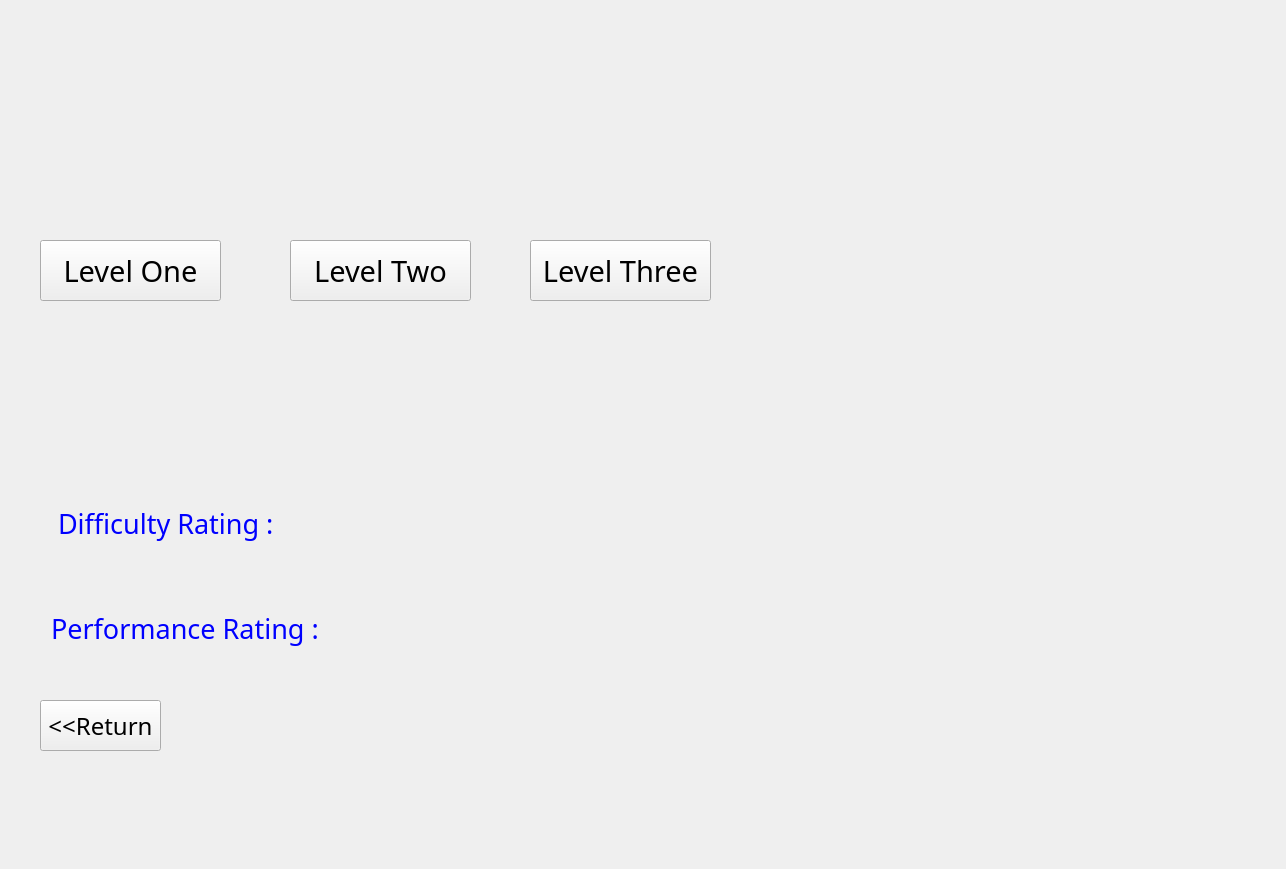
<?xml version="1.0" encoding="UTF-8"?>
<ui version="4.0">
 <class>LevelChooseClass</class>
 <widget class="QWidget" name="LevelChooseClass">
  <property name="geometry">
   <rect>
    <x>0</x>
    <y>0</y>
    <width>1286</width>
    <height>869</height>
   </rect>
  </property>
  <property name="windowTitle">
   <string>LevelChoose</string>
  </property>
  <widget class="QPushButton" name="Level_1">
   <property name="geometry">
    <rect>
     <x>40</x>
     <y>240</y>
     <width>181</width>
     <height>61</height>
    </rect>
   </property>
   <property name="font">
    <font>
     <family>MV Boli</family>
     <pointsize>22</pointsize>
    </font>
   </property>
   <property name="text">
    <string>Level One</string>
   </property>
  </widget>
  <widget class="QPushButton" name="Level_2">
   <property name="geometry">
    <rect>
     <x>290</x>
     <y>240</y>
     <width>181</width>
     <height>61</height>
    </rect>
   </property>
   <property name="font">
    <font>
     <family>MV Boli</family>
     <pointsize>22</pointsize>
    </font>
   </property>
   <property name="text">
    <string>Level Two</string>
   </property>
  </widget>
  <widget class="QPushButton" name="Level_3">
   <property name="geometry">
    <rect>
     <x>530</x>
     <y>240</y>
     <width>181</width>
     <height>61</height>
    </rect>
   </property>
   <property name="font">
    <font>
     <family>MV Boli</family>
     <pointsize>22</pointsize>
    </font>
   </property>
   <property name="text">
    <string>Level Three</string>
   </property>
  </widget>
  <widget class="QPushButton" name="Return_bt">
   <property name="geometry">
    <rect>
     <x>40</x>
     <y>700</y>
     <width>121</width>
     <height>51</height>
    </rect>
   </property>
   <property name="font">
    <font>
     <family>MV Boli</family>
     <pointsize>18</pointsize>
    </font>
   </property>
   <property name="text">
    <string>&lt;&lt;Return</string>
   </property>
  </widget>
  <widget class="QStackedWidget" name="info_table">
   <property name="geometry">
    <rect>
     <x>40</x>
     <y>460</y>
     <width>661</width>
     <height>231</height>
    </rect>
   </property>
   <property name="currentIndex">
    <number>0</number>
   </property>
   <widget class="QWidget" name="page">
    <widget class="QWidget" name="verticalLayoutWidget">
     <property name="geometry">
      <rect>
       <x>0</x>
       <y>0</y>
       <width>661</width>
       <height>231</height>
      </rect>
     </property>
     <layout class="QVBoxLayout" name="verticalLayout" stretch="1,1">
      <property name="spacing">
       <number>0</number>
      </property>
      <item>
       <layout class="QHBoxLayout" name="horizontalLayout" stretch="6,3,3,3">
        <item>
         <widget class="QLabel" name="label">
          <property name="font">
           <font>
            <family>MV Boli</family>
            <pointsize>20</pointsize>
           </font>
          </property>
          <property name="styleSheet">
           <string notr="true">color:#0000ff</string>
          </property>
          <property name="text">
           <string> Difficulty Rating :</string>
          </property>
         </widget>
        </item>
        <item>
         <widget class="QStackedWidget" name="dr_1">
          <property name="currentIndex">
           <number>1</number>
          </property>
          <widget class="QWidget" name="page_7">
           <widget class="QLabel" name="label_3">
            <property name="geometry">
             <rect>
              <x>40</x>
              <y>40</y>
              <width>54</width>
              <height>51</height>
             </rect>
            </property>
            <property name="text">
             <string/>
            </property>
            <property name="pixmap">
             <pixmap resource="PlaneFight.qrc">:/PlaneFight/img/star1.svg</pixmap>
            </property>
           </widget>
          </widget>
          <widget class="QWidget" name="page_8">
           <widget class="QLabel" name="label_9">
            <property name="geometry">
             <rect>
              <x>30</x>
              <y>29</y>
              <width>54</width>
              <height>61</height>
             </rect>
            </property>
            <property name="text">
             <string/>
            </property>
            <property name="pixmap">
             <pixmap resource="PlaneFight.qrc">:/PlaneFight/img/star2.svg</pixmap>
            </property>
           </widget>
          </widget>
         </widget>
        </item>
        <item>
         <widget class="QStackedWidget" name="dr_2">
          <property name="currentIndex">
           <number>1</number>
          </property>
          <widget class="QWidget" name="page_3">
           <widget class="QLabel" name="label_4">
            <property name="geometry">
             <rect>
              <x>40</x>
              <y>35</y>
              <width>54</width>
              <height>51</height>
             </rect>
            </property>
            <property name="text">
             <string/>
            </property>
            <property name="pixmap">
             <pixmap resource="PlaneFight.qrc">:/PlaneFight/img/star1.svg</pixmap>
            </property>
           </widget>
          </widget>
          <widget class="QWidget" name="page_4">
           <widget class="QLabel" name="label_10">
            <property name="geometry">
             <rect>
              <x>40</x>
              <y>35</y>
              <width>54</width>
              <height>51</height>
             </rect>
            </property>
            <property name="text">
             <string/>
            </property>
            <property name="pixmap">
             <pixmap resource="PlaneFight.qrc">:/PlaneFight/img/star2.svg</pixmap>
            </property>
           </widget>
          </widget>
         </widget>
        </item>
        <item>
         <widget class="QStackedWidget" name="dr_3">
          <widget class="QWidget" name="page_5">
           <widget class="QLabel" name="label_5">
            <property name="geometry">
             <rect>
              <x>40</x>
              <y>35</y>
              <width>54</width>
              <height>51</height>
             </rect>
            </property>
            <property name="text">
             <string/>
            </property>
            <property name="pixmap">
             <pixmap resource="PlaneFight.qrc">:/PlaneFight/img/star1.svg</pixmap>
            </property>
           </widget>
          </widget>
          <widget class="QWidget" name="page_6">
           <widget class="QLabel" name="label_11">
            <property name="geometry">
             <rect>
              <x>40</x>
              <y>35</y>
              <width>54</width>
              <height>51</height>
             </rect>
            </property>
            <property name="text">
             <string/>
            </property>
            <property name="pixmap">
             <pixmap resource="PlaneFight.qrc">:/PlaneFight/img/star2.svg</pixmap>
            </property>
           </widget>
          </widget>
         </widget>
        </item>
       </layout>
      </item>
      <item>
       <layout class="QHBoxLayout" name="horizontalLayout_2" stretch="5,3,3,3">
        <item>
         <widget class="QLabel" name="label_2">
          <property name="font">
           <font>
            <family>MV Boli</family>
            <pointsize>20</pointsize>
           </font>
          </property>
          <property name="styleSheet">
           <string notr="true">color:#0000ff</string>
          </property>
          <property name="text">
           <string>Performance Rating :</string>
          </property>
         </widget>
        </item>
        <item>
         <widget class="QStackedWidget" name="pr_1">
          <property name="currentIndex">
           <number>1</number>
          </property>
          <widget class="QWidget" name="page_9">
           <widget class="QLabel" name="label_6">
            <property name="geometry">
             <rect>
              <x>20</x>
              <y>35</y>
              <width>54</width>
              <height>51</height>
             </rect>
            </property>
            <property name="text">
             <string/>
            </property>
            <property name="pixmap">
             <pixmap resource="PlaneFight.qrc">:/PlaneFight/img/star1.svg</pixmap>
            </property>
           </widget>
          </widget>
          <widget class="QWidget" name="page_10">
           <widget class="QLabel" name="label_12">
            <property name="geometry">
             <rect>
              <x>20</x>
              <y>35</y>
              <width>54</width>
              <height>51</height>
             </rect>
            </property>
            <property name="text">
             <string/>
            </property>
            <property name="pixmap">
             <pixmap resource="PlaneFight.qrc">:/PlaneFight/img/star2.svg</pixmap>
            </property>
           </widget>
          </widget>
         </widget>
        </item>
        <item>
         <widget class="QStackedWidget" name="pr_2">
          <property name="currentIndex">
           <number>1</number>
          </property>
          <widget class="QWidget" name="page_11">
           <widget class="QLabel" name="label_7">
            <property name="geometry">
             <rect>
              <x>30</x>
              <y>35</y>
              <width>54</width>
              <height>51</height>
             </rect>
            </property>
            <property name="text">
             <string/>
            </property>
            <property name="pixmap">
             <pixmap resource="PlaneFight.qrc">:/PlaneFight/img/star1.svg</pixmap>
            </property>
           </widget>
          </widget>
          <widget class="QWidget" name="page_12">
           <widget class="QLabel" name="label_13">
            <property name="geometry">
             <rect>
              <x>30</x>
              <y>35</y>
              <width>54</width>
              <height>51</height>
             </rect>
            </property>
            <property name="text">
             <string/>
            </property>
            <property name="pixmap">
             <pixmap resource="PlaneFight.qrc">:/PlaneFight/img/star2.svg</pixmap>
            </property>
           </widget>
          </widget>
         </widget>
        </item>
        <item>
         <widget class="QStackedWidget" name="pr_3">
          <property name="currentIndex">
           <number>1</number>
          </property>
          <widget class="QWidget" name="page_13">
           <widget class="QLabel" name="label_8">
            <property name="geometry">
             <rect>
              <x>30</x>
              <y>35</y>
              <width>54</width>
              <height>51</height>
             </rect>
            </property>
            <property name="text">
             <string/>
            </property>
            <property name="pixmap">
             <pixmap resource="PlaneFight.qrc">:/PlaneFight/img/star1.svg</pixmap>
            </property>
           </widget>
          </widget>
          <widget class="QWidget" name="page_14">
           <widget class="QLabel" name="label_14">
            <property name="geometry">
             <rect>
              <x>30</x>
              <y>35</y>
              <width>54</width>
              <height>51</height>
             </rect>
            </property>
            <property name="text">
             <string/>
            </property>
            <property name="pixmap">
             <pixmap resource="PlaneFight.qrc">:/PlaneFight/img/star2.svg</pixmap>
            </property>
           </widget>
          </widget>
         </widget>
        </item>
       </layout>
      </item>
     </layout>
    </widget>
   </widget>
   <widget class="QWidget" name="page_2"/>
  </widget>
 </widget>
 <layoutdefault spacing="6" margin="11"/>
 <resources>
  <include location="PlaneFight.qrc"/>
 </resources>
 <connections/>
</ui>
